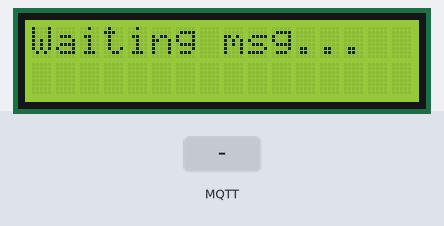
The sketch below on a simulated ESP8266 (NodeMCU). On the bench: 16×2 character LCD. The inputs (shaded band) are chosen by the test bench. WiFi joins after 1.5 s; servers stay silent unless stated; no MQTT or app messages arrive unless stated; what the sketch prints to the serial monitor is not drawn.

Above: at 2.8 s.
2.9 s: MQTT message "1" arrives on the first subscribed topic
At 4.1 s:
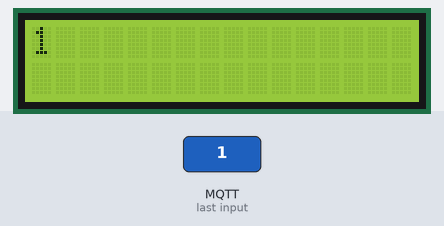
4.4 s: MQTT message "on" arrives on the first subscribed topic
At 5.5 s:
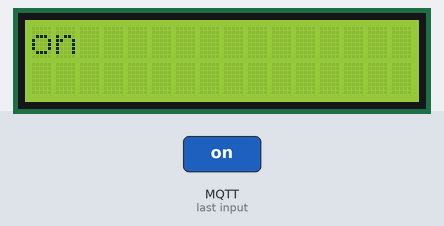
5.9 s: MQTT message "off" arrives on the first subscribed topic
At 6.7 s:
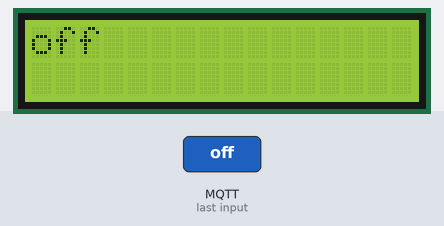
Timing chart, 0 to 8.9 s (numbered marks = the images above; inputs shaded):
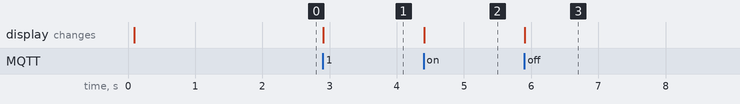

Measured:
- after the input at 2.9 s, the display: changes at once (image 1)
- after the input at 4.4 s, the display: changes at once (image 2)
- after the input at 5.9 s, the display: changes at once (image 3)

The sketch:

ESP8266_WebServer.ino
```cpp
/* ESP8266 (NodeMCU) - Subscribe to Adafruit IO feed and display on I2C LCD
   Uses: PubSubClient for MQTT and LiquidCrystal_I2C for the LCD.
   Install via Arduino Library Manager: PubSubClient, LiquidCrystal_I2C
   Wiring: I2C LCD SDA -> D2 (GPIO4), SCL -> D1 (GPIO5). If different, adapt Wire.begin()
*/

#include <ESP8266WiFi.h>
#include <PubSubClient.h>
#include <Wire.h>
#include <LiquidCrystal_I2C.h>

// --------- USER CONFIG ----------
const char* WIFI_SSID = "sairam";
const char* WIFI_PASS = "sairam2705";

const char* ADAFRUIT_USERNAME = "shakthioviya"; // e.g. "oviyap"
const char* ADAFRUIT_KEY = "aio_hs89KLMnopQ12rsTUVwxYZ34ABcdEf56";       // AIO key (secret)
const char* FEEDNAME = "noticeboard";                    // the Adafruit feed name

// MQTT broker for Adafruit IO
const char* mqtt_server = "io.adafruit.com";
const uint16_t mqtt_port = 1883;

// Set LCD I2C address (0x27 or 0x3F commonly). Change if needed.
LiquidCrystal_I2C lcd(0x27, 16, 2);

// Serial forwarding: if true, the ESP also forwards messages to Serial1 (TX-only) or Serial
// If you want to send to an Arduino Nano, connect NodeMCU TX -> level shifter -> Nano RX
const bool FORWARD_TO_SERIAL = true; // set false if not needed
// -------------------------------

WiFiClient wifiClient;
PubSubClient mqttClient(wifiClient);

String subscribeTopic;

void connectWiFi() {
  WiFi.mode(WIFI_STA);
  WiFi.begin(WIFI_SSID, WIFI_PASS);
  Serial.print("Connecting to WiFi");
  unsigned long start = millis();
  while (WiFi.status() != WL_CONNECTED) {
    delay(250);
    Serial.print(".");
    if (millis() - start > 20000UL) { // 20s timeout
      Serial.println("\nWiFi connection failed. Resetting...");
      ESP.restart();
    }
  }
  Serial.println();
  Serial.print("Connected. IP: ");
  Serial.println(WiFi.localIP());
}

void callback(char* topic, byte* payload, unsigned int length) {
  // payload is NOT null-terminated
  String message;
  for (unsigned int i = 0; i < length; i++) {
    message += (char)payload[i];
  }

  Serial.print("MQTT msg on [");
  Serial.print(topic);
  Serial.print("]: ");
  Serial.println(message);

  // Display on LCD
  displayOnLCD(message);

  // Forward to Serial (Nano) if needed
  if (FORWARD_TO_SERIAL) {
    // Use Serial (USB) or Serial1 (TX-only). On NodeMCU, Serial1 is TX-only (GPIO2).
    // Here we send to Serial (this will appear in USB monitor AND on TX pin).
    Serial.println(message); // careful: connecting TX to Nano RX will forward this line
  }
}

void connectMQTT() {
  // client id must be unique
  String clientId = "ESP-" + String(ESP.getChipId(), HEX);
  mqttClient.setServer(mqtt_server, mqtt_port);
  mqttClient.setCallback(callback);

  Serial.print("Connecting to Adafruit IO MQTT... ");
  while (!mqttClient.connected()) {
    // Adafruit IO requires username = AIO username, password = AIO key
    if (mqttClient.connect(clientId.c_str(), ADAFRUIT_USERNAME, ADAFRUIT_KEY)) {
      Serial.println("connected");
    } else {
      Serial.print("failed, rc=");
      Serial.print(mqttClient.state());
      Serial.println(" retrying in 3s");
      delay(3000);
    }
  }
  // Subscribe to the feed topic
  subscribeTopic = String(ADAFRUIT_USERNAME) + "/feeds/" + FEEDNAME;
  mqttClient.subscribe(subscribeTopic.c_str());
  Serial.print("Subscribed to: ");
  Serial.println(subscribeTopic);
}

void displayOnLCD(const String &msg) {
  lcd.clear();
  // If LCD is 16x2, we break message across two lines
  if (msg.length() <= 16) {
    lcd.setCursor(0, 0);
    lcd.print(msg);
  } else {
    lcd.setCursor(0, 0);
    lcd.print(msg.substring(0, 16));
    lcd.setCursor(0, 1);
    if (msg.length() > 16) lcd.print(msg.substring(16, min(32, (int)msg.length())));
  }
}

void setup() {
  Serial.begin(115200);      // Primary serial for debugging; also used to forward if desired.
  delay(10);
  Wire.begin();              // Use default I2C pins on NodeMCU (D2=D4? depends on board); works usually.
  lcd.init();
  lcd.backlight();
  lcd.clear();
  lcd.setCursor(0,0);
  lcd.print("Waiting msg...");

  connectWiFi();
  connectMQTT();
}

void loop() {
  if (!mqttClient.connected()) {
    connectMQTT();
  }
  mqttClient.loop();
}
```
